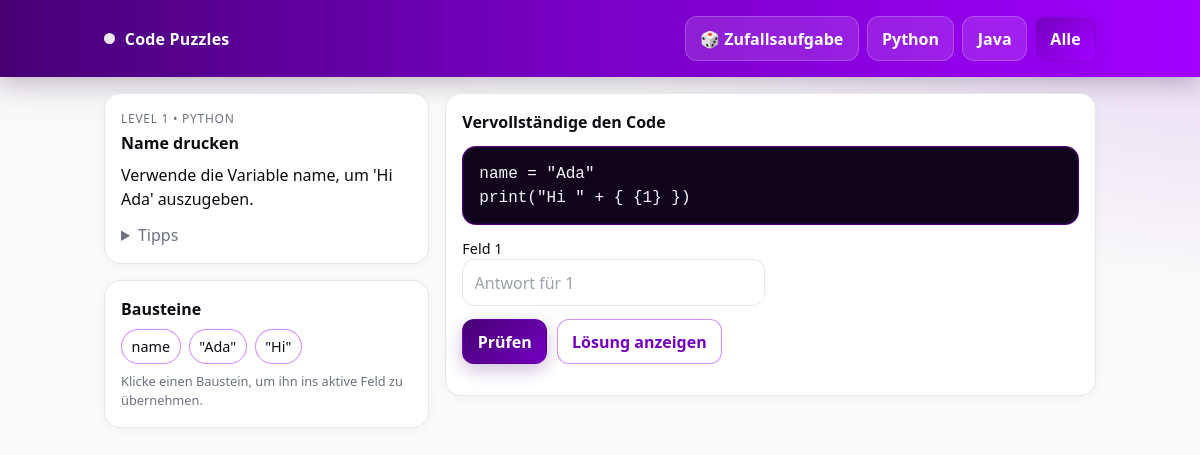
The page /snippet/3 on the database its author committed.
### models.py (models this page shows)
class Snippet(db.Model):
    __tablename__ = "snippets"
    id = db.Column(db.Integer, primary_key=True)
    title = db.Column(db.String(160), nullable=False)
    language = db.Column(db.String(16), nullable=False)  # "python" | "java"
    level = db.Column(db.Integer, nullable=False)         # 1..4
    prompt = db.Column(db.Text, nullable=False)
    code_template = db.Column(db.Text, nullable=False)    # mit {{1}}, {{2}} ...
    solution = db.Column(JSON, nullable=False)            # z. B. ["x", "print(\"ok\")"]
    accepted = db.Column(JSON, nullable=True)             # optionale Alternativen pro Lücke: [ ["x"], ["print('ok')","re:^print\\(.+\\)$"] ]
    blocks = db.Column(JSON, nullable=True)               # Bausteine (Buttons)
    tips = db.Column(JSON, nullable=True)                 # Hinweise
    tags = db.Column(JSON, nullable=True)                 # ["strings","loops"]
    __table_args__ = (
        CheckConstraint("level >= 1 AND level <= 4", name="level_range"),
    )

### app.py (the view)
    @app.route("/snippet/<int:sid>")
    def snippet_view(sid):
        import re as _re
        snip = Snippet.query.get_or_404(sid)
        gaps = sorted(set(int(x) for x in _re.findall(r"{{(\d+)}}", snip.code_template)))
        return render_template("snippet.html", snip=snip, gaps=gaps)

### templates/snippet.html (shortened to what this page needs)
{% extends "base.html" %}
{% block content %}
<div class="grid" style="grid-template-columns: 1fr 2fr; gap:1rem;">
  <section>
    <div class="card">
      <div class="text-muted" style="font-size:.75rem; text-transform:uppercase; letter-spacing:.06em;">
        Level {{ snip.level }} • {{ snip.language|capitalize }}
      </div>
      <h2 style="font-weight:700; margin:.2rem 0 0;">{{ snip.title }}</h2>
      <p style="margin-top:.5rem; white-space:pre-line;">{{ snip.prompt }}</p>
      {% if snip.tips %}
      <details style="margin-top:.75rem;">
        <summary class="text-muted" style="cursor:pointer;">Tipps</summary>
      </details>
      {% endif %}
    </div>
    {% if snip.blocks %}
    <div class="card" style="margin-top:1rem;">
      <h3 style="font-weight:600;">Bausteine</h3>
      <div id="blocks" class="chips" style="margin-top:.5rem;">
        {% for b in snip.blocks %}
        <button type="button" class="chip" data-val='{{ b|tojson }}'>{{ b }}</button>
        {% endfor %}
      </div>
      <p class="text-muted" style="margin-top:.5rem; font-size:.8rem;">Klicke einen Baustein, um ihn ins aktive Feld zu übernehmen.</p>
    </div>
    {% endif %}
  </section>
  <section>
    <div class="card">
      <h3 style="font-weight:600;">Vervollständige den Code</h3>
      <pre class="codeblock" style="margin-top:.75rem;"><code>{{ snip.code_template | replace("{{", "{ {") | replace("}}", "} }") }}</code></pre>
      <form id="answerForm" style="margin-top:.8rem;">
        <div class="grid" style="grid-template-columns: repeat(2, minmax(0,1fr)); gap:.75rem;">
          {% for i in gaps %}
          <label style="font-size:.9rem;">Feld {{ i }}
            <input class="field" name="gap{{ i }}" data-index="{{ i }}" placeholder="Antwort für {{ i }}" />
          </label>
          {% endfor %}
        </div>
        <div style="margin-top:.8rem; display:flex; gap:.6rem; flex-wrap:wrap;">
          <button class="btn btn-dark" id="checkBtn">Prüfen</button>
          <button class="btn btn-outline" type="button" id="revealBtn">Lösung anzeigen</button>
        </div>
      </form>
    </div>
  </section>
</div>
{% endblock %}

### static/styles.css (style rules this page uses)
:root { --c-dark:#460073; --c-mid:#7500C0; --c-light:#A100FF; --c-text:#0f0b14; --c-muted:#6b7280; --c-border:#e5e7eb; --c-white:#ffffff; --shadow:0 10px 25px rgba(161,0,255,0.15); }
* { box-sizing:border-box }
html,body { height:100% }
body { font-family: ui-sans-serif, system-ui, -apple-system, Segoe UI, Roboto, Inter, Helvetica, Arial, "Apple Color Emoji","Segoe UI Emoji"; color: var(--c-text); background: radial-gradient(1200px 500px at 10% -20%, rgba(70,0,115,.15), transparent 60%), radial-gradient(1200px 500px at 110% 0%, rgba(117,0,192,.15), transparent 60%), #fafafa; margin:0; }
.grid { display:grid; gap:1rem; }
.card { background: var(--c-white); border: 1px solid var(--c-border); border-radius: 16px; padding: 1rem; box-shadow: 0 2px 12px rgba(17,24,39,.04); transition: transform .18s ease, box-shadow .18s ease, border-color .18s ease; }
.btn { display:inline-flex; align-items:center; gap:.5rem; padding:.6rem .9rem; border-radius:12px; border:1px solid transparent; font-weight:600; cursor:pointer; text-decoration:none; transition: transform .12s ease, box-shadow .12s ease, background .12s ease, border-color .12s ease; }
.btn-dark { color:#fff; background: linear-gradient(135deg, var(--c-dark), var(--c-mid)); box-shadow: 0 6px 18px rgba(70,0,115,.25); }
.btn-outline { background:#fff; color: var(--c-mid); border-color: rgba(161,0,255,.45); }
.field { width:100%; border:1px solid var(--c-border); border-radius:12px; padding:.65rem .7rem; font-size:16px; outline:none; transition: border-color .12s ease, box-shadow .12s ease; }
.chip { display:inline-block; padding:.35rem .6rem; border-radius:999px; border:1px solid rgba(161,0,255,.45); background:#fff; font-size:.9rem; cursor:pointer; transition: background .12s ease, transform .12s ease, box-shadow .12s ease; }
.chips { display:flex; flex-wrap:wrap; gap:.5rem; }
.codeblock { background: #10051A; color: #f8f7ff; border:1px solid rgba(161,0,255,.45); border-radius:14px; padding: .9rem 1rem; overflow-x:auto; box-shadow: inset 0 0 0 1px rgba(117,0,192,.15); }
.text-muted { color: var(--c-muted); }

### rows shown on the page
Snippet: level "1", language "PYTHON", title "Name drucken", prompt "Verwende die Variable name, um 'Hi Ada' auszugeben.", code_template "name = \"Ada\" print(\"Hi \" + { {1} })"

### other values the page prints
{{ b }} "name" "\"Ada\"" "\"Hi\""
{{ i }} "1"
